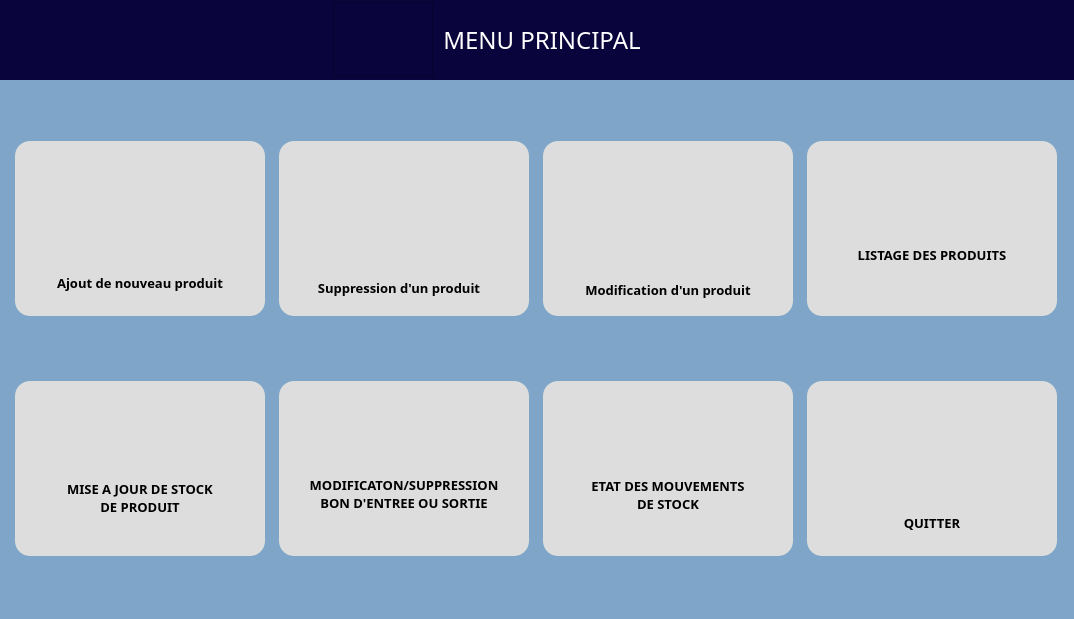
<?xml version="1.0" encoding="UTF-8"?>
<ui version="4.0">
 <class>MenuPrincipalClass</class>
 <widget class="QMainWindow" name="MenuPrincipalClass">
  <property name="geometry">
   <rect>
    <x>0</x>
    <y>0</y>
    <width>1074</width>
    <height>619</height>
   </rect>
  </property>
  <property name="windowTitle">
   <string>Menu principal</string>
  </property>
  <property name="windowIcon">
   <iconset resource="GestionStock.qrc">
    <normaloff>:/Accueil/img/stock.png</normaloff>:/Accueil/img/stock.png</iconset>
  </property>
  <widget class="QWidget" name="centralWidget">
   <layout class="QVBoxLayout" name="verticalLayout_2">
    <property name="spacing">
     <number>0</number>
    </property>
    <property name="leftMargin">
     <number>0</number>
    </property>
    <property name="topMargin">
     <number>0</number>
    </property>
    <property name="rightMargin">
     <number>0</number>
    </property>
    <property name="bottomMargin">
     <number>0</number>
    </property>
    <item>
     <widget class="QWidget" name="header" native="true">
      <property name="minimumSize">
       <size>
        <width>0</width>
        <height>80</height>
       </size>
      </property>
      <property name="maximumSize">
       <size>
        <width>16777215</width>
        <height>80</height>
       </size>
      </property>
      <property name="styleSheet">
       <string notr="true">background-color: #0A043C;</string>
      </property>
      <layout class="QHBoxLayout" name="horizontalLayout_2">
       <property name="spacing">
        <number>0</number>
       </property>
       <property name="leftMargin">
        <number>0</number>
       </property>
       <property name="topMargin">
        <number>0</number>
       </property>
       <property name="rightMargin">
        <number>0</number>
       </property>
       <property name="bottomMargin">
        <number>0</number>
       </property>
       <item>
        <widget class="QWidget" name="widget" native="true">
         <property name="minimumSize">
          <size>
           <width>150</width>
           <height>80</height>
          </size>
         </property>
         <property name="maximumSize">
          <size>
           <width>16777215</width>
           <height>80</height>
          </size>
         </property>
         <property name="sizeIncrement">
          <size>
           <width>0</width>
           <height>0</height>
          </size>
         </property>
         <property name="styleSheet">
          <string notr="true"/>
         </property>
        </widget>
       </item>
       <item>
        <widget class="QWidget" name="lbTitleWidget" native="true">
         <property name="minimumSize">
          <size>
           <width>250</width>
           <height>80</height>
          </size>
         </property>
         <property name="maximumSize">
          <size>
           <width>16777215</width>
           <height>80</height>
          </size>
         </property>
         <layout class="QHBoxLayout" name="horizontalLayout_3">
          <property name="spacing">
           <number>0</number>
          </property>
          <property name="leftMargin">
           <number>0</number>
          </property>
          <property name="topMargin">
           <number>0</number>
          </property>
          <property name="rightMargin">
           <number>100</number>
          </property>
          <property name="bottomMargin">
           <number>0</number>
          </property>
          <item>
           <widget class="QFrame" name="frame_2">
            <property name="minimumSize">
             <size>
              <width>100</width>
              <height>75</height>
             </size>
            </property>
            <property name="maximumSize">
             <size>
              <width>100</width>
              <height>75</height>
             </size>
            </property>
            <property name="styleSheet">
             <string notr="true">border-image: url(:/MenuPrincipal/img/menu2.png);</string>
            </property>
            <property name="frameShape">
             <enum>QFrame::StyledPanel</enum>
            </property>
            <property name="frameShadow">
             <enum>QFrame::Raised</enum>
            </property>
           </widget>
          </item>
          <item>
           <widget class="QLabel" name="label">
            <property name="minimumSize">
             <size>
              <width>200</width>
              <height>0</height>
             </size>
            </property>
            <property name="font">
             <font>
              <family>Andalan</family>
              <pointsize>18</pointsize>
             </font>
            </property>
            <property name="styleSheet">
             <string notr="true">margin-left: 10%;
color: #ffffff;</string>
            </property>
            <property name="text">
             <string>MENU PRINCIPAL</string>
            </property>
            <property name="alignment">
             <set>Qt::AlignCenter</set>
            </property>
           </widget>
          </item>
         </layout>
        </widget>
       </item>
       <item>
        <widget class="QWidget" name="verticalWidget" native="true">
         <property name="minimumSize">
          <size>
           <width>150</width>
           <height>80</height>
          </size>
         </property>
         <property name="maximumSize">
          <size>
           <width>16777215</width>
           <height>80</height>
          </size>
         </property>
         <layout class="QVBoxLayout" name="verticalLayout_4">
          <property name="spacing">
           <number>0</number>
          </property>
         </layout>
        </widget>
       </item>
      </layout>
     </widget>
    </item>
    <item>
     <widget class="QWidget" name="main_2" native="true">
      <property name="styleSheet">
       <string notr="true">background-color: #7FA6C8;</string>
      </property>
      <layout class="QVBoxLayout" name="main">
       <property name="spacing">
        <number>0</number>
       </property>
       <item>
        <layout class="QHBoxLayout" name="horizontalLayout">
         <property name="spacing">
          <number>10</number>
         </property>
         <property name="topMargin">
          <number>15</number>
         </property>
         <property name="bottomMargin">
          <number>15</number>
         </property>
         <item>
          <widget class="QWidget" name="verticalWidget_3" native="true">
           <property name="minimumSize">
            <size>
             <width>225</width>
             <height>175</height>
            </size>
           </property>
           <property name="maximumSize">
            <size>
             <width>250</width>
             <height>175</height>
            </size>
           </property>
           <property name="styleSheet">
            <string notr="true">*{background-color:#dddddd;
border-radius:15px;
transition:1s;
}

*:hover {
  background-color: #BAD1C2 ;
}

</string>
           </property>
           <layout class="QVBoxLayout" name="verticalLayout_5">
            <item>
             <widget class="QPushButton" name="btnAjout">
              <property name="minimumSize">
               <size>
                <width>0</width>
                <height>100</height>
               </size>
              </property>
              <property name="cursor">
               <cursorShape>PointingHandCursor</cursorShape>
              </property>
              <property name="styleSheet">
               <string notr="true">background-color:transparent;</string>
              </property>
              <property name="text">
               <string/>
              </property>
              <property name="icon">
               <iconset resource="GestionStock.qrc">
                <normaloff>:/MenuPrincipal/img/ajouter-un-produit-1.png</normaloff>:/MenuPrincipal/img/ajouter-un-produit-1.png</iconset>
              </property>
              <property name="iconSize">
               <size>
                <width>125</width>
                <height>125</height>
               </size>
              </property>
             </widget>
            </item>
            <item>
             <widget class="QLabel" name="label_3">
              <property name="minimumSize">
               <size>
                <width>0</width>
                <height>30</height>
               </size>
              </property>
              <property name="maximumSize">
               <size>
                <width>16777215</width>
                <height>30</height>
               </size>
              </property>
              <property name="font">
               <font>
                <family>Couture</family>
                <pointsize>10</pointsize>
                <bold>true</bold>
               </font>
              </property>
              <property name="styleSheet">
               <string notr="true">background-color:transparent;</string>
              </property>
              <property name="text">
               <string>Ajout de nouveau produit</string>
              </property>
              <property name="alignment">
               <set>Qt::AlignCenter</set>
              </property>
             </widget>
            </item>
           </layout>
          </widget>
         </item>
         <item>
          <widget class="QWidget" name="verticalWidget_4" native="true">
           <property name="minimumSize">
            <size>
             <width>225</width>
             <height>175</height>
            </size>
           </property>
           <property name="maximumSize">
            <size>
             <width>250</width>
             <height>175</height>
            </size>
           </property>
           <property name="styleSheet">
            <string notr="true">*{background-color:#dddddd;
border-radius:15px;
transition:1s;
}

*:hover {
  background-color: #BAD1C2 ;
}

</string>
           </property>
           <layout class="QVBoxLayout" name="verticalLayout">
            <property name="spacing">
             <number>10</number>
            </property>
            <property name="leftMargin">
             <number>1</number>
            </property>
            <property name="topMargin">
             <number>20</number>
            </property>
            <item>
             <widget class="QPushButton" name="btnSuppr">
              <property name="minimumSize">
               <size>
                <width>0</width>
                <height>100</height>
               </size>
              </property>
              <property name="cursor">
               <cursorShape>PointingHandCursor</cursorShape>
              </property>
              <property name="styleSheet">
               <string notr="true">background-color:transparent;</string>
              </property>
              <property name="text">
               <string/>
              </property>
              <property name="icon">
               <iconset resource="GestionStock.qrc">
                <normaloff>:/MenuPrincipal/img/bouton-supprimer.png</normaloff>:/MenuPrincipal/img/bouton-supprimer.png</iconset>
              </property>
              <property name="iconSize">
               <size>
                <width>100</width>
                <height>100</height>
               </size>
              </property>
             </widget>
            </item>
            <item>
             <widget class="QLabel" name="label_4">
              <property name="minimumSize">
               <size>
                <width>0</width>
                <height>30</height>
               </size>
              </property>
              <property name="maximumSize">
               <size>
                <width>16777215</width>
                <height>30</height>
               </size>
              </property>
              <property name="font">
               <font>
                <family>Couture</family>
                <pointsize>10</pointsize>
                <bold>true</bold>
               </font>
              </property>
              <property name="styleSheet">
               <string notr="true">background-color:transparent;</string>
              </property>
              <property name="text">
               <string>Suppression d'un produit</string>
              </property>
              <property name="alignment">
               <set>Qt::AlignCenter</set>
              </property>
             </widget>
            </item>
           </layout>
          </widget>
         </item>
         <item>
          <widget class="QWidget" name="verticalWidget_5" native="true">
           <property name="minimumSize">
            <size>
             <width>225</width>
             <height>175</height>
            </size>
           </property>
           <property name="maximumSize">
            <size>
             <width>250</width>
             <height>175</height>
            </size>
           </property>
           <property name="styleSheet">
            <string notr="true">*{background-color:#dddddd;
border-radius:15px;
transition:1s;
}

*:hover {
  background-color: #BAD1C2 ;
}

</string>
           </property>
           <layout class="QVBoxLayout" name="verticalLayout_7">
            <property name="spacing">
             <number>10</number>
            </property>
            <property name="leftMargin">
             <number>1</number>
            </property>
            <property name="topMargin">
             <number>20</number>
            </property>
            <property name="rightMargin">
             <number>1</number>
            </property>
            <property name="bottomMargin">
             <number>9</number>
            </property>
            <item>
             <widget class="QPushButton" name="btnModif">
              <property name="minimumSize">
               <size>
                <width>0</width>
                <height>100</height>
               </size>
              </property>
              <property name="cursor">
               <cursorShape>PointingHandCursor</cursorShape>
              </property>
              <property name="styleSheet">
               <string notr="true">background-color:transparent;</string>
              </property>
              <property name="text">
               <string/>
              </property>
              <property name="icon">
               <iconset resource="GestionStock.qrc">
                <normaloff>:/MenuPrincipal/img/modifier-les-informations.png</normaloff>:/MenuPrincipal/img/modifier-les-informations.png</iconset>
              </property>
              <property name="iconSize">
               <size>
                <width>100</width>
                <height>100</height>
               </size>
              </property>
             </widget>
            </item>
            <item>
             <widget class="QLabel" name="label_5">
              <property name="minimumSize">
               <size>
                <width>0</width>
                <height>30</height>
               </size>
              </property>
              <property name="maximumSize">
               <size>
                <width>16777215</width>
                <height>30</height>
               </size>
              </property>
              <property name="font">
               <font>
                <family>Couture</family>
                <pointsize>10</pointsize>
                <bold>true</bold>
               </font>
              </property>
              <property name="styleSheet">
               <string notr="true">background-color:transparent;</string>
              </property>
              <property name="text">
               <string>Modification d'un produit</string>
              </property>
              <property name="alignment">
               <set>Qt::AlignCenter</set>
              </property>
             </widget>
            </item>
           </layout>
          </widget>
         </item>
         <item>
          <widget class="QWidget" name="verticalWidget_6" native="true">
           <property name="minimumSize">
            <size>
             <width>225</width>
             <height>175</height>
            </size>
           </property>
           <property name="maximumSize">
            <size>
             <width>250</width>
             <height>175</height>
            </size>
           </property>
           <property name="styleSheet">
            <string notr="true">*{background-color:#dddddd;
border-radius:15px;
transition:1s;
}
*:hover {
  background-color: #BAD1C2;
}

</string>
           </property>
           <layout class="QVBoxLayout" name="verticalLayout_9">
            <item>
             <widget class="QPushButton" name="btnListe">
              <property name="cursor">
               <cursorShape>PointingHandCursor</cursorShape>
              </property>
              <property name="styleSheet">
               <string notr="true">background-color:transparent;</string>
              </property>
              <property name="text">
               <string/>
              </property>
              <property name="icon">
               <iconset resource="GestionStock.qrc">
                <normaloff>:/MenuPrincipal/img/liste.png</normaloff>:/MenuPrincipal/img/liste.png</iconset>
              </property>
              <property name="iconSize">
               <size>
                <width>100</width>
                <height>100</height>
               </size>
              </property>
             </widget>
            </item>
            <item>
             <widget class="QLabel" name="label_8">
              <property name="minimumSize">
               <size>
                <width>0</width>
                <height>30</height>
               </size>
              </property>
              <property name="maximumSize">
               <size>
                <width>16777215</width>
                <height>30</height>
               </size>
              </property>
              <property name="font">
               <font>
                <family>Couture</family>
                <pointsize>10</pointsize>
                <bold>true</bold>
               </font>
              </property>
              <property name="styleSheet">
               <string notr="true">background-color:transparent;</string>
              </property>
              <property name="text">
               <string>LISTAGE DES PRODUITS</string>
              </property>
              <property name="alignment">
               <set>Qt::AlignCenter</set>
              </property>
             </widget>
            </item>
           </layout>
          </widget>
         </item>
        </layout>
       </item>
       <item>
        <layout class="QHBoxLayout" name="horizontalLayout_4">
         <property name="spacing">
          <number>10</number>
         </property>
         <property name="topMargin">
          <number>15</number>
         </property>
         <property name="bottomMargin">
          <number>15</number>
         </property>
         <item>
          <widget class="QWidget" name="verticalWidget_7" native="true">
           <property name="minimumSize">
            <size>
             <width>225</width>
             <height>175</height>
            </size>
           </property>
           <property name="maximumSize">
            <size>
             <width>250</width>
             <height>175</height>
            </size>
           </property>
           <property name="styleSheet">
            <string notr="true">*{background-color:#dddddd;
border-radius:15px;
transition:1s;
}

*:hover {
  background-color: #81C6E8 ;
}

</string>
           </property>
           <layout class="QVBoxLayout" name="verticalLayout_6">
            <property name="spacing">
             <number>6</number>
            </property>
            <property name="leftMargin">
             <number>1</number>
            </property>
            <property name="topMargin">
             <number>1</number>
            </property>
            <property name="rightMargin">
             <number>1</number>
            </property>
            <property name="bottomMargin">
             <number>1</number>
            </property>
            <item>
             <widget class="QPushButton" name="btnMaJ">
              <property name="cursor">
               <cursorShape>PointingHandCursor</cursorShape>
              </property>
              <property name="styleSheet">
               <string notr="true">background-color:transparent;</string>
              </property>
              <property name="text">
               <string/>
              </property>
              <property name="icon">
               <iconset resource="GestionStock.qrc">
                <normaloff>:/MenuPrincipal/img/mis-a-jour.png</normaloff>:/MenuPrincipal/img/mis-a-jour.png</iconset>
              </property>
              <property name="iconSize">
               <size>
                <width>150</width>
                <height>100</height>
               </size>
              </property>
             </widget>
            </item>
            <item>
             <widget class="QLabel" name="label_6">
              <property name="minimumSize">
               <size>
                <width>0</width>
                <height>35</height>
               </size>
              </property>
              <property name="maximumSize">
               <size>
                <width>16777215</width>
                <height>35</height>
               </size>
              </property>
              <property name="font">
               <font>
                <family>Couture</family>
                <pointsize>10</pointsize>
                <bold>true</bold>
               </font>
              </property>
              <property name="styleSheet">
               <string notr="true">background-color:transparent;</string>
              </property>
              <property name="text">
               <string>MISE A JOUR DE STOCK 
DE PRODUIT</string>
              </property>
              <property name="alignment">
               <set>Qt::AlignCenter</set>
              </property>
             </widget>
            </item>
           </layout>
          </widget>
         </item>
         <item>
          <widget class="QWidget" name="verticalWidget" native="true">
           <property name="minimumSize">
            <size>
             <width>225</width>
             <height>175</height>
            </size>
           </property>
           <property name="maximumSize">
            <size>
             <width>250</width>
             <height>175</height>
            </size>
           </property>
           <property name="styleSheet">
            <string notr="true">*{background-color:#dddddd;
border-radius:15px;
transition:1s;
}

*:hover {
  background-color: #81C6E8 ;
}

</string>
           </property>
           <layout class="QVBoxLayout" name="verticalLayout_3">
            <item>
             <widget class="QPushButton" name="btnBon">
              <property name="cursor">
               <cursorShape>PointingHandCursor</cursorShape>
              </property>
              <property name="styleSheet">
               <string notr="true">background-color:transparent;</string>
              </property>
              <property name="text">
               <string/>
              </property>
              <property name="icon">
               <iconset resource="GestionStock.qrc">
                <normaloff>:/MenuPrincipal/img/editing.png</normaloff>:/MenuPrincipal/img/editing.png</iconset>
              </property>
              <property name="iconSize">
               <size>
                <width>150</width>
                <height>100</height>
               </size>
              </property>
             </widget>
            </item>
            <item>
             <widget class="QLabel" name="label_2">
              <property name="minimumSize">
               <size>
                <width>0</width>
                <height>35</height>
               </size>
              </property>
              <property name="maximumSize">
               <size>
                <width>16777215</width>
                <height>35</height>
               </size>
              </property>
              <property name="font">
               <font>
                <family>Couture</family>
                <pointsize>10</pointsize>
                <bold>true</bold>
               </font>
              </property>
              <property name="styleSheet">
               <string notr="true">background-color:transparent;</string>
              </property>
              <property name="text">
               <string>MODIFICATON/SUPPRESSION
BON D'ENTREE OU SORTIE</string>
              </property>
              <property name="alignment">
               <set>Qt::AlignCenter</set>
              </property>
             </widget>
            </item>
           </layout>
          </widget>
         </item>
         <item>
          <widget class="QWidget" name="verticalWidget_8" native="true">
           <property name="minimumSize">
            <size>
             <width>225</width>
             <height>175</height>
            </size>
           </property>
           <property name="maximumSize">
            <size>
             <width>250</width>
             <height>175</height>
            </size>
           </property>
           <property name="styleSheet">
            <string notr="true">*{background-color:#dddddd;
border-radius:15px;
transition:1s;
}

*:hover {
  background-color: #81C6E8;
}

</string>
           </property>
           <layout class="QVBoxLayout" name="verticalLayout_10">
            <item>
             <widget class="QPushButton" name="btnMvStock">
              <property name="cursor">
               <cursorShape>PointingHandCursor</cursorShape>
              </property>
              <property name="styleSheet">
               <string notr="true">background-color:transparent;</string>
              </property>
              <property name="text">
               <string/>
              </property>
              <property name="icon">
               <iconset resource="GestionStock.qrc">
                <normaloff>:/MenuPrincipal/img/actions.png</normaloff>:/MenuPrincipal/img/actions.png</iconset>
              </property>
              <property name="iconSize">
               <size>
                <width>100</width>
                <height>100</height>
               </size>
              </property>
             </widget>
            </item>
            <item>
             <widget class="QLabel" name="label_9">
              <property name="minimumSize">
               <size>
                <width>0</width>
                <height>30</height>
               </size>
              </property>
              <property name="maximumSize">
               <size>
                <width>16777215</width>
                <height>30</height>
               </size>
              </property>
              <property name="font">
               <font>
                <family>Couture</family>
                <pointsize>10</pointsize>
                <bold>true</bold>
               </font>
              </property>
              <property name="styleSheet">
               <string notr="true">background-color:transparent;</string>
              </property>
              <property name="text">
               <string>ETAT DES MOUVEMENTS 
DE STOCK</string>
              </property>
              <property name="alignment">
               <set>Qt::AlignCenter</set>
              </property>
             </widget>
            </item>
           </layout>
          </widget>
         </item>
         <item>
          <widget class="QWidget" name="verticalWidget_9" native="true">
           <property name="minimumSize">
            <size>
             <width>225</width>
             <height>175</height>
            </size>
           </property>
           <property name="maximumSize">
            <size>
             <width>250</width>
             <height>175</height>
            </size>
           </property>
           <property name="styleSheet">
            <string notr="true">*{background-color:#dddddd;
border-radius:15px;
transition:1s;
}

*:hover {
  background-color: #81C6E8;
}

</string>
           </property>
           <layout class="QVBoxLayout" name="verticalLayout_8">
            <item>
             <widget class="QPushButton" name="btnQuitter">
              <property name="minimumSize">
               <size>
                <width>0</width>
                <height>100</height>
               </size>
              </property>
              <property name="cursor">
               <cursorShape>PointingHandCursor</cursorShape>
              </property>
              <property name="styleSheet">
               <string notr="true">margin-right: 20%;
background-color:transparent;</string>
              </property>
              <property name="text">
               <string/>
              </property>
              <property name="icon">
               <iconset resource="GestionStock.qrc">
                <normaloff>:/MenuPrincipal/img/quitter.png</normaloff>:/MenuPrincipal/img/quitter.png</iconset>
              </property>
              <property name="iconSize">
               <size>
                <width>125</width>
                <height>100</height>
               </size>
              </property>
             </widget>
            </item>
            <item>
             <widget class="QLabel" name="label_7">
              <property name="minimumSize">
               <size>
                <width>0</width>
                <height>30</height>
               </size>
              </property>
              <property name="maximumSize">
               <size>
                <width>16777215</width>
                <height>30</height>
               </size>
              </property>
              <property name="font">
               <font>
                <family>Couture</family>
                <pointsize>10</pointsize>
                <bold>true</bold>
               </font>
              </property>
              <property name="styleSheet">
               <string notr="true">background-color:transparent;</string>
              </property>
              <property name="text">
               <string>QUITTER</string>
              </property>
              <property name="alignment">
               <set>Qt::AlignCenter</set>
              </property>
             </widget>
            </item>
           </layout>
          </widget>
         </item>
        </layout>
       </item>
      </layout>
     </widget>
    </item>
   </layout>
  </widget>
 </widget>
 <layoutdefault spacing="6" margin="11"/>
 <resources>
  <include location="GestionStock.qrc"/>
 </resources>
 <connections/>
</ui>
